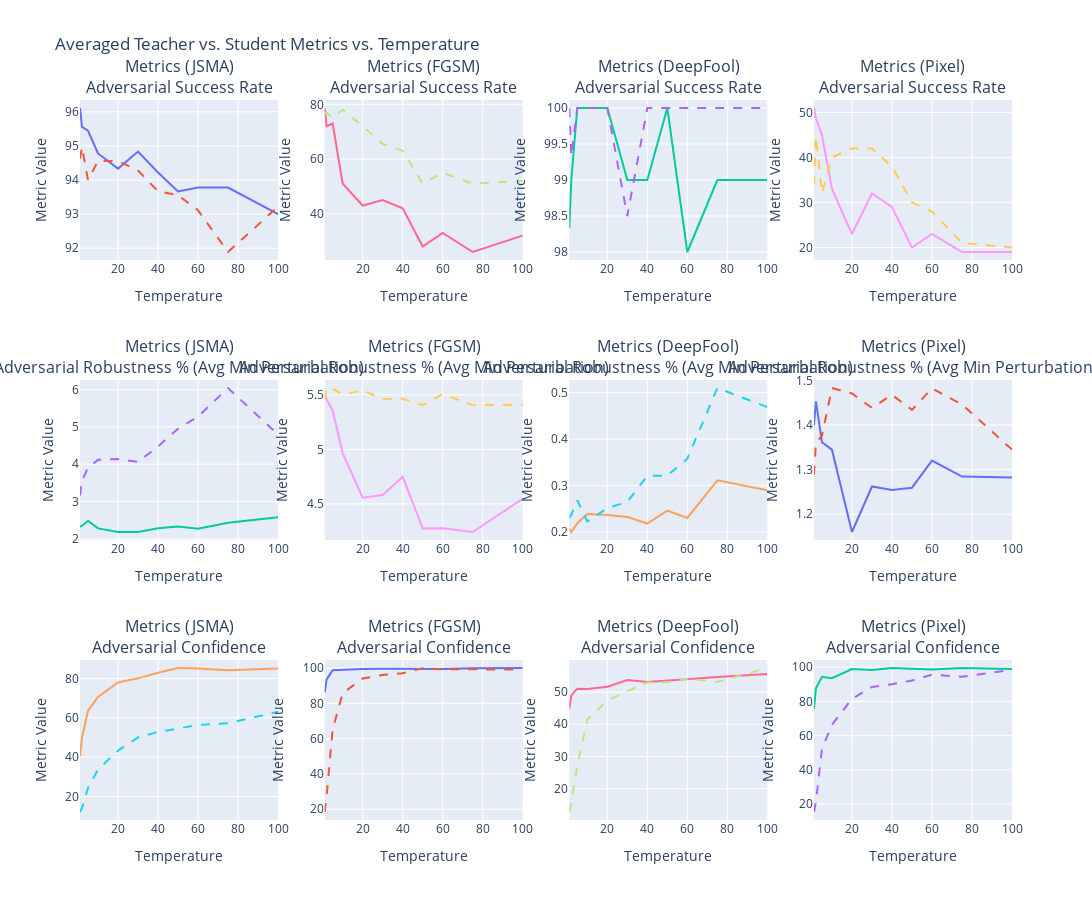

Here is the notebook cell this chart was saved with:
### Code cell
metric_keys = []
for col in teacher_eval_cols:
    valid_rows = df[col].apply(lambda x: isinstance(x, dict) and bool(x))
    if valid_rows.any():
        sample_dict = df[col][valid_rows].iloc[0]
        metric_keys = list(sample_dict.keys())
        break
    

safe_metric_keys = [re.sub(r'\W+', '_', key).strip('_') for key in metric_keys]


numeric_cols = df.select_dtypes(include=['float64', 'int64']).columns
df_grouped = df.groupby("Temperature", as_index=False)[numeric_cols].mean()
df_grouped = df_grouped.sort_values("Temperature")
df = df_grouped  # Use the grouped (averaged) data for plotting.

n_rows = len(metric_keys)
n_cols = len(teacher_eval_cols)

subplot_titles = []
for row_idx, metric in enumerate(metric_keys):
    for col_idx, eval_col in enumerate(teacher_eval_cols):
        subplot_titles.append(f"{eval_col}<br>{metric}")

fig = make_subplots(rows=n_rows, cols=n_cols, subplot_titles=subplot_titles)

custom_columns = ["Epochs", "Learning Rate", "Batch Size", "Accuracy (T)"]
custom_data = df[custom_columns].values

for col_idx, (teach_col, stud_col) in enumerate(zip(teacher_eval_cols, student_eval_cols)):
    for row_idx, (metric, safe_metric) in enumerate(zip(metric_keys, safe_metric_keys)):
        teacher_new_col = f"{teach_col}_{safe_metric}"
        student_new_col = f"{stud_col}_{safe_metric}"
        if teacher_new_col not in df.columns:
            print(f"Column {teacher_new_col} not found in dataframe.")
            continue
        if student_new_col not in df.columns:
            print(f"Column {student_new_col} not found in dataframe.")
            continue
        # Teacher trace (solid line)
        fig.add_trace(
            go.Scatter(
                x=df["Temperature"],
                y=df[teacher_new_col],
                mode='lines',
                name=f"{teach_col} - {metric} (Teacher)",
                customdata=custom_data,
                hovertemplate=(
                    "Temperature: %{x}<br>" +
                    "Metric Value: %{y}<br>" +
                    "Epochs: %{customdata[0]}<br>" +
                    "Learning Rate: %{customdata[1]}<br>" +
                    "Batch Size: %{customdata[2]}<br>" +
                    "Accuracy (T): %{customdata[3]}<extra></extra>"
                ),
                line=dict(dash="solid"),
                showlegend=False
            ),
            row=row_idx+1, col=col_idx+1
        )
        # Student trace (dashed line)
        fig.add_trace(
            go.Scatter(
                x=df["Temperature"],
                y=df[student_new_col],
                mode='lines',
                name=f"{stud_col} - {metric} (Student)",
                customdata=custom_data,
                hovertemplate=(
                    "Temperature: %{x}<br>" +
                    "Metric Value: %{y}<br>" +
                    "Epochs: %{customdata[0]}<br>" +
                    "Learning Rate: %{customdata[1]}<br>" +
                    "Batch Size: %{customdata[2]}<br>" +
                    "Accuracy (T): %{customdata[3]}<extra></extra>"
                ),
                line=dict(dash="dash"),
                showlegend=False
            ),
            row=row_idx+1, col=col_idx+1
        )

fig.update_layout(
    height=300 * n_rows,
    width=350 * n_cols,
)
fig.update_xaxes(title_text="Temperature")

fig.show()

### Figure 1 — Plotly figure (JSON) as saved in the notebook; plotly's stock layout.template omitted (floating-point values rounded to 4 significant figures)
{"data": [{"customdata": [[50.0, 0.01, 128.0, 68.34], [50.0, 0.01, 128.0, 67.93], [50.0, 0.01, 128.0, 64.04], [50.0, 0.01, 128.0, 60.88], [50.0, 0.01, 128.0, 57.14], [50.0, 0.01, 128.0, 56.22], [50.0, 0.01, 128.0, 53.42], [50.0, 0.01, 128.0, 53.35], [50.0, 0.01, 128.0, 52.54], [50.0, 0.01, 128.0, 48.96], [50.0, 0.01, 128.0, 45.96]], "hovertemplate": "Temperature: %{x}<br>Metric Value: %{y}<br>Epochs: %{customdata[0]}<br>Learning Rate: %{customdata[1]}<br>Batch Size: %{customdata[2]}<br>Accuracy (T): %{customdata[3]}<extra></extra>", "line": {"dash": "solid"}, "mode": "lines", "name": "Metrics (JSMA) - Adversarial Success Rate (Teacher)", "showlegend": false, "type": "scatter", "x": [1.0, 2.0, 5.0, 10.0, 20.0, 30.0, 40.0, 50.0, 60.0, 75.0, 100.0], "xaxis": "x", "y": [96.11, 95.56, 95.44, 94.78, 94.33, 94.83, 94.22, 93.67, 93.78, 93.78, 93.0], "yaxis": "y"}, {"customdata": [[50.0, 0.01, 128.0, 68.34], [50.0, 0.01, 128.0, 67.93], [50.0, 0.01, 128.0, 64.04], [50.0, 0.01, 128.0, 60.88], [50.0, 0.01, 128.0, 57.14], [50.0, 0.01, 128.0, 56.22], [50.0, 0.01, 128.0, 53.42], [50.0, 0.01, 128.0, 53.35], [50.0, 0.01, 128.0, 52.54], [50.0, 0.01, 128.0, 48.96], [50.0, 0.01, 128.0, 45.96]], "hovertemplate": "Temperature: %{x}<br>Metric Value: %{y}<br>Epochs: %{customdata[0]}<br>Learning Rate: %{customdata[1]}<br>Batch Size: %{customdata[2]}<br>Accuracy (T): %{customdata[3]}<extra></extra>", "line": {"dash": "dash"}, "mode": "lines", "name": "Metrics (JSMA) S - Adversarial Success Rate (Student)", "showlegend": false, "type": "scatter", "x": [1.0, 2.0, 5.0, 10.0, 20.0, 30.0, 40.0, 50.0, 60.0, 75.0, 100.0], "xaxis": "x", "y": [94.63, 94.96, 94.0, 94.56, 94.56, 94.28, 93.67, 93.56, 93.11, 91.89, 93.22], "yaxis": "y"}, {"customdata": [[50.0, 0.01, 128.0, 68.34], [50.0, 0.01, 128.0, 67.93], [50.0, 0.01, 128.0, 64.04], [50.0, 0.01, 128.0, 60.88], [50.0, 0.01, 128.0, 57.14], [50.0, 0.01, 128.0, 56.22], [50.0, 0.01, 128.0, 53.42], [50.0, 0.01, 128.0, 53.35], [50.0, 0.01, 128.0, 52.54], [50.0, 0.01, 128.0, 48.96], [50.0, 0.01, 128.0, 45.96]], "hovertemplate": "Temperature: %{x}<br>Metric Value: %{y}<br>Epochs: %{customdata[0]}<br>Learning Rate: %{customdata[1]}<br>Batch Size: %{customdata[2]}<br>Accuracy (T): %{customdata[3]}<extra></extra>", "line": {"dash": "solid"}, "mode": "lines", "name": "Metrics (JSMA) - Adversarial Robustness % (Avg Min Perturbation) (Teacher)", "showlegend": false, "type": "scatter", "x": [1.0, 2.0, 5.0, 10.0, 20.0, 30.0, 40.0, 50.0, 60.0, 75.0, 100.0], "xaxis": "x5", "y": [2.329, 2.349, 2.487, 2.283, 2.189, 2.186, 2.287, 2.334, 2.274, 2.435, 2.579], "yaxis": "y5"}, {"customdata": [[50.0, 0.01, 128.0, 68.34], [50.0, 0.01, 128.0, 67.93], [50.0, 0.01, 128.0, 64.04], [50.0, 0.01, 128.0, 60.88], [50.0, 0.01, 128.0, 57.14], [50.0, 0.01, 128.0, 56.22], [50.0, 0.01, 128.0, 53.42], [50.0, 0.01, 128.0, 53.35], [50.0, 0.01, 128.0, 52.54], [50.0, 0.01, 128.0, 48.96], [50.0, 0.01, 128.0, 45.96]], "hovertemplate": "Temperature: %{x}<br>Metric Value: %{y}<br>Epochs: %{customdata[0]}<br>Learning Rate: %{customdata[1]}<br>Batch Size: %{customdata[2]}<br>Accuracy (T): %{customdata[3]}<extra></extra>", "line": {"dash": "dash"}, "mode": "lines", "name": "Metrics (JSMA) S - Adversarial Robustness % (Avg Min Perturbation) (Student)", "showlegend": false, "type": "scatter", "x": [1.0, 2.0, 5.0, 10.0, 20.0, 30.0, 40.0, 50.0, 60.0, 75.0, 100.0], "xaxis": "x5", "y": [3.166, 3.562, 3.905, 4.117, 4.139, 4.062, 4.474, 4.949, 5.273, 6.04, 4.791], "yaxis": "y5"}, {"customdata": [[50.0, 0.01, 128.0, 68.34], [50.0, 0.01, 128.0, 67.93], [50.0, 0.01, 128.0, 64.04], [50.0, 0.01, 128.0, 60.88], [50.0, 0.01, 128.0, 57.14], [50.0, 0.01, 128.0, 56.22], [50.0, 0.01, 128.0, 53.42], [50.0, 0.01, 128.0, 53.35], [50.0, 0.01, 128.0, 52.54], [50.0, 0.01, 128.0, 48.96], [50.0, 0.01, 128.0, 45.96]], "hovertemplate": "Temperature: %{x}<br>Metric Value: %{y}<br>Epochs: %{customdata[0]}<br>Learning Rate: %{customdata[1]}<br>Batch Size: %{customdata[2]}<br>Accuracy (T): %{customdata[3]}<extra></extra>", "line": {"dash": "solid"}, "mode": "lines", "name": "Metrics (JSMA) - Adversarial Confidence (Teacher)", "showlegend": false, "type": "scatter", "x": [1.0, 2.0, 5.0, 10.0, 20.0, 30.0, 40.0, 50.0, 60.0, 75.0, 100.0], "xaxis": "x9", "y": [40.49, 49.93, 63.53, 70.64, 77.96, 80.04, 82.89, 85.3, 85.0, 84.15, 85.04], "yaxis": "y9"}, {"customdata": [[50.0, 0.01, 128.0, 68.34], [50.0, 0.01, 128.0, 67.93], [50.0, 0.01, 128.0, 64.04], [50.0, 0.01, 128.0, 60.88], [50.0, 0.01, 128.0, 57.14], [50.0, 0.01, 128.0, 56.22], [50.0, 0.01, 128.0, 53.42], [50.0, 0.01, 128.0, 53.35], [50.0, 0.01, 128.0, 52.54], [50.0, 0.01, 128.0, 48.96], [50.0, 0.01, 128.0, 45.96]], "hovertemplate": "Temperature: %{x}<br>Metric Value: %{y}<br>Epochs: %{customdata[0]}<br>Learning Rate: %{customdata[1]}<br>Batch Size: %{customdata[2]}<br>Accuracy (T): %{customdata[3]}<extra></extra>", "line": {"dash": "dash"}, "mode": "lines", "name": "Metrics (JSMA) S - Adversarial Confidence (Student)", "showlegend": false, "type": "scatter", "x": [1.0, 2.0, 5.0, 10.0, 20.0, 30.0, 40.0, 50.0, 60.0, 75.0, 100.0], "xaxis": "x9", "y": [12.17, 14.31, 24.29, 33.71, 43.32, 50.07, 52.81, 54.63, 56.33, 57.21, 63.15], "yaxis": "y9"}, {"customdata": [[50.0, 0.01, 128.0, 68.34], [50.0, 0.01, 128.0, 67.93], [50.0, 0.01, 128.0, 64.04], [50.0, 0.01, 128.0, 60.88], [50.0, 0.01, 128.0, 57.14], [50.0, 0.01, 128.0, 56.22], [50.0, 0.01, 128.0, 53.42], [50.0, 0.01, 128.0, 53.35], [50.0, 0.01, 128.0, 52.54], [50.0, 0.01, 128.0, 48.96], [50.0, 0.01, 128.0, 45.96]], "hovertemplate": "Temperature: %{x}<br>Metric Value: %{y}<br>Epochs: %{customdata[0]}<br>Learning Rate: %{customdata[1]}<br>Batch Size: %{customdata[2]}<br>Accuracy (T): %{customdata[3]}<extra></extra>", "line": {"dash": "solid"}, "mode": "lines", "name": "Metrics (FGSM) - Adversarial Success Rate (Teacher)", "showlegend": false, "type": "scatter", "x": [1.0, 2.0, 5.0, 10.0, 20.0, 30.0, 40.0, 50.0, 60.0, 75.0, 100.0], "xaxis": "x2", "y": [78.67, 72.0, 73.0, 51.0, 43.0, 45.0, 42.0, 28.0, 33.0, 26.0, 32.0], "yaxis": "y2"}, {"customdata": [[50.0, 0.01, 128.0, 68.34], [50.0, 0.01, 128.0, 67.93], [50.0, 0.01, 128.0, 64.04], [50.0, 0.01, 128.0, 60.88], [50.0, 0.01, 128.0, 57.14], [50.0, 0.01, 128.0, 56.22], [50.0, 0.01, 128.0, 53.42], [50.0, 0.01, 128.0, 53.35], [50.0, 0.01, 128.0, 52.54], [50.0, 0.01, 128.0, 48.96], [50.0, 0.01, 128.0, 45.96]], "hovertemplate": "Temperature: %{x}<br>Metric Value: %{y}<br>Epochs: %{customdata[0]}<br>Learning Rate: %{customdata[1]}<br>Batch Size: %{customdata[2]}<br>Accuracy (T): %{customdata[3]}<extra></extra>", "line": {"dash": "dash"}, "mode": "lines", "name": "Metrics (FGSM) S - Adversarial Success Rate (Student)", "showlegend": false, "type": "scatter", "x": [1.0, 2.0, 5.0, 10.0, 20.0, 30.0, 40.0, 50.0, 60.0, 75.0, 100.0], "xaxis": "x2", "y": [76.33, 77.0, 75.0, 78.0, 72.0, 65.5, 63.0, 51.0, 55.0, 51.0, 52.0], "yaxis": "y2"}, {"customdata": [[50.0, 0.01, 128.0, 68.34], [50.0, 0.01, 128.0, 67.93], [50.0, 0.01, 128.0, 64.04], [50.0, 0.01, 128.0, 60.88], [50.0, 0.01, 128.0, 57.14], [50.0, 0.01, 128.0, 56.22], [50.0, 0.01, 128.0, 53.42], [50.0, 0.01, 128.0, 53.35], [50.0, 0.01, 128.0, 52.54], [50.0, 0.01, 128.0, 48.96], [50.0, 0.01, 128.0, 45.96]], "hovertemplate": "Temperature: %{x}<br>Metric Value: %{y}<br>Epochs: %{customdata[0]}<br>Learning Rate: %{customdata[1]}<br>Batch Size: %{customdata[2]}<br>Accuracy (T): %{customdata[3]}<extra></extra>", "line": {"dash": "solid"}, "mode": "lines", "name": "Metrics (FGSM) - Adversarial Robustness % (Avg Min Perturbation) (Teacher)", "showlegend": false, "type": "scatter", "x": [1.0, 2.0, 5.0, 10.0, 20.0, 30.0, 40.0, 50.0, 60.0, 75.0, 100.0], "xaxis": "x6", "y": [5.512, 5.457, 5.357, 4.966, 4.557, 4.581, 4.749, 4.275, 4.276, 4.242, 4.547], "yaxis": "y6"}, {"customdata": [[50.0, 0.01, 128.0, 68.34], [50.0, 0.01, 128.0, 67.93], [50.0, 0.01, 128.0, 64.04], [50.0, 0.01, 128.0, 60.88], [50.0, 0.01, 128.0, 57.14], [50.0, 0.01, 128.0, 56.22], [50.0, 0.01, 128.0, 53.42], [50.0, 0.01, 128.0, 53.35], [50.0, 0.01, 128.0, 52.54], [50.0, 0.01, 128.0, 48.96], [50.0, 0.01, 128.0, 45.96]], "hovertemplate": "Temperature: %{x}<br>Metric Value: %{y}<br>Epochs: %{customdata[0]}<br>Learning Rate: %{customdata[1]}<br>Batch Size: %{customdata[2]}<br>Accuracy (T): %{customdata[3]}<extra></extra>", "line": {"dash": "dash"}, "mode": "lines", "name": "Metrics (FGSM) S - Adversarial Robustness % (Avg Min Perturbation) (Student)", "showlegend": false, "type": "scatter", "x": [1.0, 2.0, 5.0, 10.0, 20.0, 30.0, 40.0, 50.0, 60.0, 75.0, 100.0], "xaxis": "x6", "y": [5.458, 5.563, 5.56, 5.501, 5.542, 5.459, 5.463, 5.406, 5.506, 5.405, 5.41], "yaxis": "y6"}, {"customdata": [[50.0, 0.01, 128.0, 68.34], [50.0, 0.01, 128.0, 67.93], [50.0, 0.01, 128.0, 64.04], [50.0, 0.01, 128.0, 60.88], [50.0, 0.01, 128.0, 57.14], [50.0, 0.01, 128.0, 56.22], [50.0, 0.01, 128.0, 53.42], [50.0, 0.01, 128.0, 53.35], [50.0, 0.01, 128.0, 52.54], [50.0, 0.01, 128.0, 48.96], [50.0, 0.01, 128.0, 45.96]], "hovertemplate": "Temperature: %{x}<br>Metric Value: %{y}<br>Epochs: %{customdata[0]}<br>Learning Rate: %{customdata[1]}<br>Batch Size: %{customdata[2]}<br>Accuracy (T): %{customdata[3]}<extra></extra>", "line": {"dash": "solid"}, "mode": "lines", "name": "Metrics (FGSM) - Adversarial Confidence (Teacher)", "showlegend": false, "type": "scatter", "x": [1.0, 2.0, 5.0, 10.0, 20.0, 30.0, 40.0, 50.0, 60.0, 75.0, 100.0], "xaxis": "x10", "y": [86.01, 93.54, 98.76, 99.02, 99.47, 99.55, 99.54, 99.86, 99.48, 99.91, 100.0], "yaxis": "y10"}, {"customdata": [[50.0, 0.01, 128.0, 68.34], [50.0, 0.01, 128.0, 67.93], [50.0, 0.01, 128.0, 64.04], [50.0, 0.01, 128.0, 60.88], [50.0, 0.01, 128.0, 57.14], [50.0, 0.01, 128.0, 56.22], [50.0, 0.01, 128.0, 53.42], [50.0, 0.01, 128.0, 53.35], [50.0, 0.01, 128.0, 52.54], [50.0, 0.01, 128.0, 48.96], [50.0, 0.01, 128.0, 45.96]], "hovertemplate": "Temperature: %{x}<br>Metric Value: %{y}<br>Epochs: %{customdata[0]}<br>Learning Rate: %{customdata[1]}<br>Batch Size: %{customdata[2]}<br>Accuracy (T): %{customdata[3]}<extra></extra>", "line": {"dash": "dash"}, "mode": "lines", "name": "Metrics (FGSM) S - Adversarial Confidence (Student)", "showlegend": false, "type": "scatter", "x": [1.0, 2.0, 5.0, 10.0, 20.0, 30.0, 40.0, 50.0, 60.0, 75.0, 100.0], "xaxis": "x10", "y": [18.44, 27.62, 65.17, 85.71, 94.06, 96.07, 97.08, 99.92, 99.3, 99.33, 99.12], "yaxis": "y10"}, {"customdata": [[50.0, 0.01, 128.0, 68.34], [50.0, 0.01, 128.0, 67.93], [50.0, 0.01, 128.0, 64.04], [50.0, 0.01, 128.0, 60.88], [50.0, 0.01, 128.0, 57.14], [50.0, 0.01, 128.0, 56.22], [50.0, 0.01, 128.0, 53.42], [50.0, 0.01, 128.0, 53.35], [50.0, 0.01, 128.0, 52.54], [50.0, 0.01, 128.0, 48.96], [50.0, 0.01, 128.0, 45.96]], "hovertemplate": "Temperature: %{x}<br>Metric Value: %{y}<br>Epochs: %{customdata[0]}<br>Learning Rate: %{customdata[1]}<br>Batch Size: %{customdata[2]}<br>Accuracy (T): %{customdata[3]}<extra></extra>", "line": {"dash": "solid"}, "mode": "lines", "name": "Metrics (DeepFool) - Adversarial Success Rate (Teacher)", "showlegend": false, "type": "scatter", "x": [1.0, 2.0, 5.0, 10.0, 20.0, 30.0, 40.0, 50.0, 60.0, 75.0, 100.0], "xaxis": "x3", "y": [98.33, 99.0, 100.0, 100.0, 100.0, 99.0, 99.0, 100.0, 98.0, 99.0, 99.0], "yaxis": "y3"}, {"customdata": [[50.0, 0.01, 128.0, 68.34], [50.0, 0.01, 128.0, 67.93], [50.0, 0.01, 128.0, 64.04], [50.0, 0.01, 128.0, 60.88], [50.0, 0.01, 128.0, 57.14], [50.0, 0.01, 128.0, 56.22], [50.0, 0.01, 128.0, 53.42], [50.0, 0.01, 128.0, 53.35], [50.0, 0.01, 128.0, 52.54], [50.0, 0.01, 128.0, 48.96], [50.0, 0.01, 128.0, 45.96]], "hovertemplate": "Temperature: %{x}<br>Metric Value: %{y}<br>Epochs: %{customdata[0]}<br>Learning Rate: %{customdata[1]}<br>Batch Size: %{customdata[2]}<br>Accuracy (T): %{customdata[3]}<extra></extra>", "line": {"dash": "dash"}, "mode": "lines", "name": "Metrics (DeepFool) S - Adversarial Success Rate (Student)", "showlegend": false, "type": "scatter", "x": [1.0, 2.0, 5.0, 10.0, 20.0, 30.0, 40.0, 50.0, 60.0, 75.0, 100.0], "xaxis": "x3", "y": [100.0, 99.33, 100.0, 100.0, 100.0, 98.5, 100.0, 100.0, 100.0, 100.0, 100.0], "yaxis": "y3"}, {"customdata": [[50.0, 0.01, 128.0, 68.34], [50.0, 0.01, 128.0, 67.93], [50.0, 0.01, 128.0, 64.04], [50.0, 0.01, 128.0, 60.88], [50.0, 0.01, 128.0, 57.14], [50.0, 0.01, 128.0, 56.22], [50.0, 0.01, 128.0, 53.42], [50.0, 0.01, 128.0, 53.35], [50.0, 0.01, 128.0, 52.54], [50.0, 0.01, 128.0, 48.96], [50.0, 0.01, 128.0, 45.96]], "hovertemplate": "Temperature: %{x}<br>Metric Value: %{y}<br>Epochs: %{customdata[0]}<br>Learning Rate: %{customdata[1]}<br>Batch Size: %{customdata[2]}<br>Accuracy (T): %{customdata[3]}<extra></extra>", "line": {"dash": "solid"}, "mode": "lines", "name": "Metrics (DeepFool) - Adversarial Robustness % (Avg Min Perturbation) (Teacher)", "showlegend": false, "type": "scatter", "x": [1.0, 2.0, 5.0, 10.0, 20.0, 30.0, 40.0, 50.0, 60.0, 75.0, 100.0], "xaxis": "x7", "y": [0.2076, 0.1996, 0.2186, 0.2383, 0.2361, 0.2321, 0.2179, 0.2459, 0.2299, 0.3109, 0.2898], "yaxis": "y7"}, {"customdata": [[50.0, 0.01, 128.0, 68.34], [50.0, 0.01, 128.0, 67.93], [50.0, 0.01, 128.0, 64.04], [50.0, 0.01, 128.0, 60.88], [50.0, 0.01, 128.0, 57.14], [50.0, 0.01, 128.0, 56.22], [50.0, 0.01, 128.0, 53.42], [50.0, 0.01, 128.0, 53.35], [50.0, 0.01, 128.0, 52.54], [50.0, 0.01, 128.0, 48.96], [50.0, 0.01, 128.0, 45.96]], "hovertemplate": "Temperature: %{x}<br>Metric Value: %{y}<br>Epochs: %{customdata[0]}<br>Learning Rate: %{customdata[1]}<br>Batch Size: %{customdata[2]}<br>Accuracy (T): %{customdata[3]}<extra></extra>", "line": {"dash": "dash"}, "mode": "lines", "name": "Metrics (DeepFool) S - Adversarial Robustness % (Avg Min Perturbation) (Student)", "showlegend": false, "type": "scatter", "x": [1.0, 2.0, 5.0, 10.0, 20.0, 30.0, 40.0, 50.0, 60.0, 75.0, 100.0], "xaxis": "x7", "y": [0.2307, 0.2368, 0.268, 0.2224, 0.2512, 0.2644, 0.3208, 0.3212, 0.3576, 0.5101, 0.4688], "yaxis": "y7"}, {"customdata": [[50.0, 0.01, 128.0, 68.34], [50.0, 0.01, 128.0, 67.93], [50.0, 0.01, 128.0, 64.04], [50.0, 0.01, 128.0, 60.88], [50.0, 0.01, 128.0, 57.14], [50.0, 0.01, 128.0, 56.22], [50.0, 0.01, 128.0, 53.42], [50.0, 0.01, 128.0, 53.35], [50.0, 0.01, 128.0, 52.54], [50.0, 0.01, 128.0, 48.96], [50.0, 0.01, 128.0, 45.96]], "hovertemplate": "Temperature: %{x}<br>Metric Value: %{y}<br>Epochs: %{customdata[0]}<br>Learning Rate: %{customdata[1]}<br>Batch Size: %{customdata[2]}<br>Accuracy (T): %{customdata[3]}<extra></extra>", "line": {"dash": "solid"}, "mode": "lines", "name": "Metrics (DeepFool) - Adversarial Confidence (Teacher)", "showlegend": false, "type": "scatter", "x": [1.0, 2.0, 5.0, 10.0, 20.0, 30.0, 40.0, 50.0, 60.0, 75.0, 100.0], "xaxis": "x11", "y": [44.91, 48.98, 51.06, 50.97, 51.65, 53.72, 53.11, 53.54, 54.2, 54.65, 55.6], "yaxis": "y11"}, {"customdata": [[50.0, 0.01, 128.0, 68.34], [50.0, 0.01, 128.0, 67.93], [50.0, 0.01, 128.0, 64.04], [50.0, 0.01, 128.0, 60.88], [50.0, 0.01, 128.0, 57.14], [50.0, 0.01, 128.0, 56.22], [50.0, 0.01, 128.0, 53.42], [50.0, 0.01, 128.0, 53.35], [50.0, 0.01, 128.0, 52.54], [50.0, 0.01, 128.0, 48.96], [50.0, 0.01, 128.0, 45.96]], "hovertemplate": "Temperature: %{x}<br>Metric Value: %{y}<br>Epochs: %{customdata[0]}<br>Learning Rate: %{customdata[1]}<br>Batch Size: %{customdata[2]}<br>Accuracy (T): %{customdata[3]}<extra></extra>", "line": {"dash": "dash"}, "mode": "lines", "name": "Metrics (DeepFool) S - Adversarial Confidence (Student)", "showlegend": false, "type": "scatter", "x": [1.0, 2.0, 5.0, 10.0, 20.0, 30.0, 40.0, 50.0, 60.0, 75.0, 100.0], "xaxis": "x11", "y": [12.78, 15.52, 27.28, 41.45, 47.37, 50.3, 52.96, 53.04, 54.14, 53.13, 57.47], "yaxis": "y11"}, {"customdata": [[50.0, 0.01, 128.0, 68.34], [50.0, 0.01, 128.0, 67.93], [50.0, 0.01, 128.0, 64.04], [50.0, 0.01, 128.0, 60.88], [50.0, 0.01, 128.0, 57.14], [50.0, 0.01, 128.0, 56.22], [50.0, 0.01, 128.0, 53.42], [50.0, 0.01, 128.0, 53.35], [50.0, 0.01, 128.0, 52.54], [50.0, 0.01, 128.0, 48.96], [50.0, 0.01, 128.0, 45.96]], "hovertemplate": "Temperature: %{x}<br>Metric Value: %{y}<br>Epochs: %{customdata[0]}<br>Learning Rate: %{customdata[1]}<br>Batch Size: %{customdata[2]}<br>Accuracy (T): %{customdata[3]}<extra></extra>", "line": {"dash": "solid"}, "mode": "lines", "name": "Metrics (Pixel) - Adversarial Success Rate (Teacher)", "showlegend": false, "type": "scatter", "x": [1.0, 2.0, 5.0, 10.0, 20.0, 30.0, 40.0, 50.0, 60.0, 75.0, 100.0], "xaxis": "x4", "y": [51.0, 48.67, 45.0, 33.0, 23.0, 32.0, 29.0, 20.0, 23.0, 19.0, 19.0], "yaxis": "y4"}, {"customdata": [[50.0, 0.01, 128.0, 68.34], [50.0, 0.01, 128.0, 67.93], [50.0, 0.01, 128.0, 64.04], [50.0, 0.01, 128.0, 60.88], [50.0, 0.01, 128.0, 57.14], [50.0, 0.01, 128.0, 56.22], [50.0, 0.01, 128.0, 53.42], [50.0, 0.01, 128.0, 53.35], [50.0, 0.01, 128.0, 52.54], [50.0, 0.01, 128.0, 48.96], [50.0, 0.01, 128.0, 45.96]], "hovertemplate": "Temperature: %{x}<br>Metric Value: %{y}<br>Epochs: %{customdata[0]}<br>Learning Rate: %{customdata[1]}<br>Batch Size: %{customdata[2]}<br>Accuracy (T): %{customdata[3]}<extra></extra>", "line": {"dash": "dash"}, "mode": "lines", "name": "Metrics (Pixel) S - Adversarial Success Rate (Student)", "showlegend": false, "type": "scatter", "x": [1.0, 2.0, 5.0, 10.0, 20.0, 30.0, 40.0, 50.0, 60.0, 75.0, 100.0], "xaxis": "x4", "y": [34.0, 44.67, 32.0, 40.0, 42.0, 42.0, 38.0, 30.0, 28.0, 21.0, 20.0], "yaxis": "y4"}, {"customdata": [[50.0, 0.01, 128.0, 68.34], [50.0, 0.01, 128.0, 67.93], [50.0, 0.01, 128.0, 64.04], [50.0, 0.01, 128.0, 60.88], [50.0, 0.01, 128.0, 57.14], [50.0, 0.01, 128.0, 56.22], [50.0, 0.01, 128.0, 53.42], [50.0, 0.01, 128.0, 53.35], [50.0, 0.01, 128.0, 52.54], [50.0, 0.01, 128.0, 48.96], [50.0, 0.01, 128.0, 45.96]], "hovertemplate": "Temperature: %{x}<br>Metric Value: %{y}<br>Epochs: %{customdata[0]}<br>Learning Rate: %{customdata[1]}<br>Batch Size: %{customdata[2]}<br>Accuracy (T): %{customdata[3]}<extra></extra>", "line": {"dash": "solid"}, "mode": "lines", "name": "Metrics (Pixel) - Adversarial Robustness % (Avg Min Perturbation) (Teacher)", "showlegend": false, "type": "scatter", "x": [1.0, 2.0, 5.0, 10.0, 20.0, 30.0, 40.0, 50.0, 60.0, 75.0, 100.0], "xaxis": "x8", "y": [1.4, 1.453, 1.361, 1.345, 1.16, 1.262, 1.254, 1.259, 1.32, 1.285, 1.282], "yaxis": "y8"}, {"customdata": [[50.0, 0.01, 128.0, 68.34], [50.0, 0.01, 128.0, 67.93], [50.0, 0.01, 128.0, 64.04], [50.0, 0.01, 128.0, 60.88], [50.0, 0.01, 128.0, 57.14], [50.0, 0.01, 128.0, 56.22], [50.0, 0.01, 128.0, 53.42], [50.0, 0.01, 128.0, 53.35], [50.0, 0.01, 128.0, 52.54], [50.0, 0.01, 128.0, 48.96], [50.0, 0.01, 128.0, 45.96]], "hovertemplate": "Temperature: %{x}<br>Metric Value: %{y}<br>Epochs: %{customdata[0]}<br>Learning Rate: %{customdata[1]}<br>Batch Size: %{customdata[2]}<br>Accuracy (T): %{customdata[3]}<extra></extra>", "line": {"dash": "dash"}, "mode": "lines", "name": "Metrics (Pixel) S - Adversarial Robustness % (Avg Min Perturbation) (Student)", "showlegend": false, "type": "scatter", "x": [1.0, 2.0, 5.0, 10.0, 20.0, 30.0, 40.0, 50.0, 60.0, 75.0, 100.0], "xaxis": "x8", "y": [1.289, 1.36, 1.376, 1.483, 1.471, 1.438, 1.468, 1.434, 1.482, 1.446, 1.345], "yaxis": "y8"}, {"customdata": [[50.0, 0.01, 128.0, 68.34], [50.0, 0.01, 128.0, 67.93], [50.0, 0.01, 128.0, 64.04], [50.0, 0.01, 128.0, 60.88], [50.0, 0.01, 128.0, 57.14], [50.0, 0.01, 128.0, 56.22], [50.0, 0.01, 128.0, 53.42], [50.0, 0.01, 128.0, 53.35], [50.0, 0.01, 128.0, 52.54], [50.0, 0.01, 128.0, 48.96], [50.0, 0.01, 128.0, 45.96]], "hovertemplate": "Temperature: %{x}<br>Metric Value: %{y}<br>Epochs: %{customdata[0]}<br>Learning Rate: %{customdata[1]}<br>Batch Size: %{customdata[2]}<br>Accuracy (T): %{customdata[3]}<extra></extra>", "line": {"dash": "solid"}, "mode": "lines", "name": "Metrics (Pixel) - Adversarial Confidence (Teacher)", "showlegend": false, "type": "scatter", "x": [1.0, 2.0, 5.0, 10.0, 20.0, 30.0, 40.0, 50.0, 60.0, 75.0, 100.0], "xaxis": "x12", "y": [75.76, 87.65, 94.43, 93.6, 98.96, 98.45, 99.56, 99.15, 98.74, 99.5, 98.91], "yaxis": "y12"}, {"customdata": [[50.0, 0.01, 128.0, 68.34], [50.0, 0.01, 128.0, 67.93], [50.0, 0.01, 128.0, 64.04], [50.0, 0.01, 128.0, 60.88], [50.0, 0.01, 128.0, 57.14], [50.0, 0.01, 128.0, 56.22], [50.0, 0.01, 128.0, 53.42], [50.0, 0.01, 128.0, 53.35], [50.0, 0.01, 128.0, 52.54], [50.0, 0.01, 128.0, 48.96], [50.0, 0.01, 128.0, 45.96]], "hovertemplate": "Temperature: %{x}<br>Metric Value: %{y}<br>Epochs: %{customdata[0]}<br>Learning Rate: %{customdata[1]}<br>Batch Size: %{customdata[2]}<br>Accuracy (T): %{customdata[3]}<extra></extra>", "line": {"dash": "dash"}, "mode": "lines", "name": "Metrics (Pixel) S - Adversarial Confidence (Student)", "showlegend": false, "type": "scatter", "x": [1.0, 2.0, 5.0, 10.0, 20.0, 30.0, 40.0, 50.0, 60.0, 75.0, 100.0], "xaxis": "x12", "y": [15.38, 21.38, 52.35, 66.3, 81.54, 88.49, 90.04, 92.3, 95.69, 94.42, 98.5], "yaxis": "y12"}], "layout": {"annotations": [{"font": {"size": 16}, "showarrow": false, "text": "Metrics (JSMA)<br>Adversarial Success Rate", "x": 0.1062, "xanchor": "center", "xref": "paper", "y": 1, "yanchor": "bottom", "yref": "paper"}, {"font": {"size": 16}, "showarrow": false, "text": "Metrics (FGSM)<br>Adversarial Success Rate", "x": 0.3688, "xanchor": "center", "xref": "paper", "y": 1, "yanchor": "bottom", "yref": "paper"}, {"font": {"size": 16}, "showarrow": false, "text": "Metrics (DeepFool)<br>Adversarial Success Rate", "x": 0.6313, "xanchor": "center", "xref": "paper", "y": 1, "yanchor": "bottom", "yref": "paper"}, {"font": {"size": 16}, "showarrow": false, "text": "Metrics (Pixel)<br>Adversarial Success Rate", "x": 0.8938, "xanchor": "center", "xref": "paper", "y": 1, "yanchor": "bottom", "yref": "paper"}, {"font": {"size": 16}, "showarrow": false, "text": "Metrics (JSMA)<br>Adversarial Robustness % (Avg Min Perturbation)", "x": 0.1062, "xanchor": "center", "xref": "paper", "y": 0.6111, "yanchor": "bottom", "yref": "paper"}, {"font": {"size": 16}, "showarrow": false, "text": "Metrics (FGSM)<br>Adversarial Robustness % (Avg Min Perturbation)", "x": 0.3688, "xanchor": "center", "xref": "paper", "y": 0.6111, "yanchor": "bottom", "yref": "paper"}, {"font": {"size": 16}, "showarrow": false, "text": "Metrics (DeepFool)<br>Adversarial Robustness % (Avg Min Perturbation)", "x": 0.6313, "xanchor": "center", "xref": "paper", "y": 0.6111, "yanchor": "bottom", "yref": "paper"}, {"font": {"size": 16}, "showarrow": false, "text": "Metrics (Pixel)<br>Adversarial Robustness % (Avg Min Perturbation)", "x": 0.8938, "xanchor": "center", "xref": "paper", "y": 0.6111, "yanchor": "bottom", "yref": "paper"}, {"font": {"size": 16}, "showarrow": false, "text": "Metrics (JSMA)<br>Adversarial Confidence", "x": 0.1062, "xanchor": "center", "xref": "paper", "y": 0.2222, "yanchor": "bottom", "yref": "paper"}, {"font": {"size": 16}, "showarrow": false, "text": "Metrics (FGSM)<br>Adversarial Confidence", "x": 0.3688, "xanchor": "center", "xref": "paper", "y": 0.2222, "yanchor": "bottom", "yref": "paper"}, {"font": {"size": 16}, "showarrow": false, "text": "Metrics (DeepFool)<br>Adversarial Confidence", "x": 0.6313, "xanchor": "center", "xref": "paper", "y": 0.2222, "yanchor": "bottom", "yref": "paper"}, {"font": {"size": 16}, "showarrow": false, "text": "Metrics (Pixel)<br>Adversarial Confidence", "x": 0.8938, "xanchor": "center", "xref": "paper", "y": 0.2222, "yanchor": "bottom", "yref": "paper"}], "height": 900, "title": {"text": "Averaged Teacher vs. Student Metrics vs. Temperature"}, "width": 1400, "xaxis": {"anchor": "y", "domain": [0, 0.2125], "title": {"text": "Temperature"}}, "xaxis10": {"anchor": "y10", "domain": [0.2625, 0.475], "title": {"text": "Temperature"}}, "xaxis11": {"anchor": "y11", "domain": [0.525, 0.7375], "title": {"text": "Temperature"}}, "xaxis12": {"anchor": "y12", "domain": [0.7875, 1], "title": {"text": "Temperature"}}, "xaxis2": {"anchor": "y2", "domain": [0.2625, 0.475], "title": {"text": "Temperature"}}, "xaxis3": {"anchor": "y3", "domain": [0.525, 0.7375], "title": {"text": "Temperature"}}, "xaxis4": {"anchor": "y4", "domain": [0.7875, 1], "title": {"text": "Temperature"}}, "xaxis5": {"anchor": "y5", "domain": [0, 0.2125], "title": {"text": "Temperature"}}, "xaxis6": {"anchor": "y6", "domain": [0.2625, 0.475], "title": {"text": "Temperature"}}, "xaxis7": {"anchor": "y7", "domain": [0.525, 0.7375], "title": {"text": "Temperature"}}, "xaxis8": {"anchor": "y8", "domain": [0.7875, 1], "title": {"text": "Temperature"}}, "xaxis9": {"anchor": "y9", "domain": [0, 0.2125], "title": {"text": "Temperature"}}, "yaxis": {"anchor": "x", "domain": [0.7778, 1], "title": {"text": "Metric Value"}}, "yaxis10": {"anchor": "x10", "domain": [0, 0.2222], "title": {"text": "Metric Value"}}, "yaxis11": {"anchor": "x11", "domain": [0, 0.2222], "title": {"text": "Metric Value"}}, "yaxis12": {"anchor": "x12", "domain": [0, 0.2222], "title": {"text": "Metric Value"}}, "yaxis2": {"anchor": "x2", "domain": [0.7778, 1], "title": {"text": "Metric Value"}}, "yaxis3": {"anchor": "x3", "domain": [0.7778, 1], "title": {"text": "Metric Value"}}, "yaxis4": {"anchor": "x4", "domain": [0.7778, 1], "title": {"text": "Metric Value"}}, "yaxis5": {"anchor": "x5", "domain": [0.3889, 0.6111], "title": {"text": "Metric Value"}}, "yaxis6": {"anchor": "x6", "domain": [0.3889, 0.6111], "title": {"text": "Metric Value"}}, "yaxis7": {"anchor": "x7", "domain": [0.3889, 0.6111], "title": {"text": "Metric Value"}}, "yaxis8": {"anchor": "x8", "domain": [0.3889, 0.6111], "title": {"text": "Metric Value"}}, "yaxis9": {"anchor": "x9", "domain": [0, 0.2222], "title": {"text": "Metric Value"}}}}
